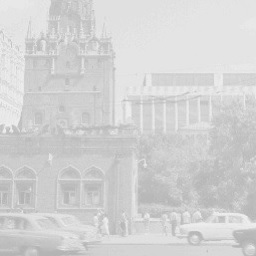
//> input picture ContrastEnhancement/test.jpg, 256 x 256 px
$ ./main   (built with g++ and OpenCV 4)
//> lines starting //> are read from the running program, lines starting //| are printed output that depends on the picture; after the words box and inside, x2 and y2 are one past the last pixel; in counts of white or black regions, pixels touching at a corner belong together
### ContrastEnhancement/contrast_enhancement.h
// Copyright 2021 Shulman Egor
#ifndef CONTRAST_ENHANCEMENT_H_
#define CONTRAST_ENHANCEMENT_H_

#include <vector>
#include <omp.h>
#include <opencv2/core/core.hpp>
#include <opencv2/highgui/highgui.hpp>
#include <opencv2/imgproc.hpp>

void printHistogram(const cv::Mat& matrix, std::string name);
cv::Mat ContrastEnhancement(const cv::Mat& matrix);
cv::Mat ContrastEnhancementOMP(const cv::Mat& matrix);
cv::Mat ContrastEnhancementTBB(const cv::Mat& matrix);
cv::Mat ContrastEnhancementSTD(const cv::Mat& matrix);

#endif // CONTRAST_ENHANCEMENT_H_

### ContrastEnhancement/contrast_enhancement.cpp
// Copyright 2021 Shulman Egor
#include "tbb/parallel_for.h"
#include "contrast_enhancement.h"
#include <thread>
#include <iostream>

void printHistogram(const cv::Mat& matrix, std::string name) {
	int bins = 255;
	int histSize[] = { bins };

	float lranges[] = { 0, 255 };
	const float* ranges[] = { lranges };

	cv::Mat hist;
	int channels[] = { 0 };

	int const hist_height = 255;
	cv::Mat3b hist_image = cv::Mat3b::zeros(hist_height, bins);

	cv::calcHist(&matrix, 1, channels, cv::Mat(), hist, 1, histSize, ranges, true, false);

	double max_val = 0;
	minMaxLoc(hist, 0, &max_val);

	for (int b = 0; b < bins; b++) {
		float const binVal = hist.at<float>(b);
		int const height = cvRound(binVal * hist_height / max_val);
		cv::line(hist_image, cv::Point(b, hist_height - height), cv::Point(b, hist_height), cv::Scalar::all(255));
	}
	cv::imshow(name, hist_image);
}

cv::Mat ContrastEnhancement(const cv::Mat& matrix) {
	cv::Mat result = matrix.clone();
	int yMax = 0;
	int yMin = 255;
	int n = matrix.rows;
	int m = matrix.cols;
	for (int i = 0; i < n; i++) {
		for (int j = 0; j < m; j++) {
			yMax = matrix.at<uchar>(i, j) > yMax ? matrix.at<uchar>(i, j) : yMax;
			yMin = matrix.at<uchar>(i, j) < yMin ? matrix.at<uchar>(i, j) : yMin;
		}
	}
	for (int i = 0; i < n; i++) {
		for (int j = 0; j < m; j++) {
			result.at<uchar>(i, j) = ((matrix.at<uchar>(i, j) - yMin) * 255) / (yMax - yMin);
		}
	}
	return result;
}

cv::Mat ContrastEnhancementOMP(const cv::Mat& matrix) {
	cv::Mat result = matrix.clone();
	int yMax = 0;
	int yMin = 255;
	int n = matrix.rows;
	int m = matrix.cols;

#pragma omp parallel
	{
		int localMax = 0;
		int localMin = 255;
#pragma omp for
		for (int i = 0; i < n; i++) {
			for (int j = 0; j < m; j++) {
				localMax = matrix.at<uchar>(i, j) > localMax ? matrix.at<uchar>(i, j) : localMax;
				localMin = matrix.at<uchar>(i, j) < localMin ? matrix.at<uchar>(i, j) : localMin;
			}
		}
#pragma omp critical
		{
			yMax = yMax > localMax ? yMax : localMax;
			yMin = yMin < localMin ? yMin : localMin;
		}
#pragma omp barrier
#pragma omp for
		for (int i = 0; i < n; i++) {
			for (int j = 0; j < m; j++) {
				result.at<uchar>(i, j) = ((matrix.at<uchar>(i, j) - yMin) * 255) / (yMax - yMin);
			}
		}
	}
	return result;
}

cv::Mat ContrastEnhancementTBB(const cv::Mat& matrix) {
	cv::Mat result = matrix.clone();
	std::vector<uchar> res(matrix.rows * matrix.cols);
	int it = 0;
	for (int i = 0; i < matrix.rows; ++i) {
		for (int j = 0; j < matrix.cols; ++j) {
			res[it++] = matrix.at<uchar>(i, j);
		}
	}
	int yMax = *std::max_element(res.begin(), res.end());
	int yMin = *std::min_element(res.begin(), res.end());
	tbb::parallel_for(0, static_cast<int>(res.size()), [&](const int i) {
		res[i] = ((res[i] - yMin) * 255) / (yMax - yMin);
	});
	it = 0;
	for (int i = 0; i < matrix.rows; ++i) {
		for (int j = 0; j < matrix.cols; ++j) {
			result.at<uchar>(i, j) = res[it++];
		}
	}
	return result;
}

// [43 lines left out: function ContrastEnhancementSTD, not called in this run]

### ContrastEnhancement/main.cpp
// Copyright 2021 Shulman Egor
#include <stdio.h>
#include "contrast_enhancement.h"
#include <iostream>

int main()
{
	cv::Mat resultSeq, resultOmp, resultTbb, resultStd;

	cv::Mat pic = cv::imread("test.jpg", 0);
//> pic is the input picture: 256 rows x 256 cols, CV_8UC1; min 175, max 243, mean 210.7
	cv::imshow("锐躅漤铄", pic);
	printHistogram(pic, "Histogram");
//> in printHistogram, `cv::calcHist(&matrix, 1, channels, cv::Mat(), hist, 1, histSize, range..`: hist = 255 values, max 6884 at index 228, min 0 at index 0, mean 257
//> in printHistogram, `minMaxLoc(hist, 0, &max_val);`: max_val = 6884
//> after the loop in printHistogram, `for (int b = 0; b < bins; b++)`:
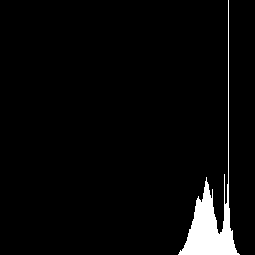
//> hist_image: 255 rows x 255 cols, CV_8UC3; 3.7% white; 1 white region, box (x1, y1, x2, y2) and area: (178, 0, 240, 255) 2424

	resultSeq = ContrastEnhancement(pic);
//> the loop in ContrastEnhancement, `for (int i = 0; i < n; i++)` made 256 passes
//> (yMax, yMin) on passes 1 to 3: (235, 193), (235, 188), (235, 188)
//> after the loop in ContrastEnhancement, `for (int i = 0; i < n; i++)`: yMax = 243; yMin = 175
//> after the loop in ContrastEnhancement, `for (int i = 0; i < n; i++)`:
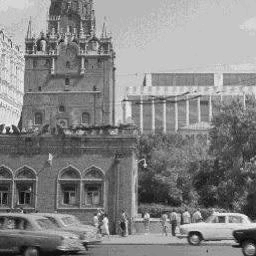
//> result: 256 rows x 256 cols, CV_8UC1; min 0, max 255, mean 133.5
	cv::imshow("SEQ", resultSeq);
	printHistogram(resultSeq, "HistogramSeq");
//> call 2 of printHistogram, with name = "HistogramSeq"
//> in printHistogram (call 2), `cv::calcHist(&matrix, 1, channels, cv::Mat(), hist, 1, histSize, range..`: hist = 255 values, max 6884 at index 198, min 0 at index 1, mean 257
//> the loop in printHistogram (call 2), `for (int b = 0; b < bins; b++)` made 255 passes
//> (binVal, height) on passes 1 to 3: (3, 0), (0, 0), (0, 0)
//> after the loop in printHistogram (call 2), `for (int b = 0; b < bins; b++)`:
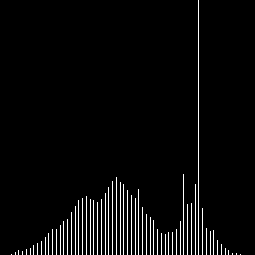
//> hist_image: 255 rows x 255 cols, CV_8UC3; 3.7% white in thin lines or dots

	resultOmp = ContrastEnhancementOMP(pic);
//> the loop in ContrastEnhancementOMP, `for (int i = 0; i < n; i++)` made 256 passes
//> after the loop in ContrastEnhancementOMP, `for (int i = 0; i < n; i++)`: localMax = 243; localMin = 175
//> in ContrastEnhancementOMP, `yMax = yMax > localMax ? yMax : localMax;`: yMax = 243
//> in ContrastEnhancementOMP, `yMin = yMin < localMin ? yMin : localMin;`: yMin = 175
	cv::imshow("OMP", resultOmp);
	printHistogram(resultOmp, "HistogramOmp");

	resultTbb = ContrastEnhancementTBB(pic);
//> the loop in ContrastEnhancementTBB, `for (int i = 0; i < matrix.rows; ++i)` made 256 passes
//> it on passes 1 to 3: 256, 512, 768
//> after the loop in ContrastEnhancementTBB, `for (int i = 0; i < matrix.rows; ++i)`: res = 65536 items; it = 65536
//> in ContrastEnhancementTBB, `int yMax = *std::max_element(res.begin(), res.end());`: yMax = 243
//> in ContrastEnhancementTBB, `int yMin = *std::min_element(res.begin(), res.end());`: yMin = 175
//> (the run ends here: the program needs code that is not available in this run, at `tbb::parallel_for(0, static_cast<int>(res.size()), [&](const int i)`)

$ run again, with ContrastEnhancement/omp.jpg copied over ContrastEnhancement/test.jpg
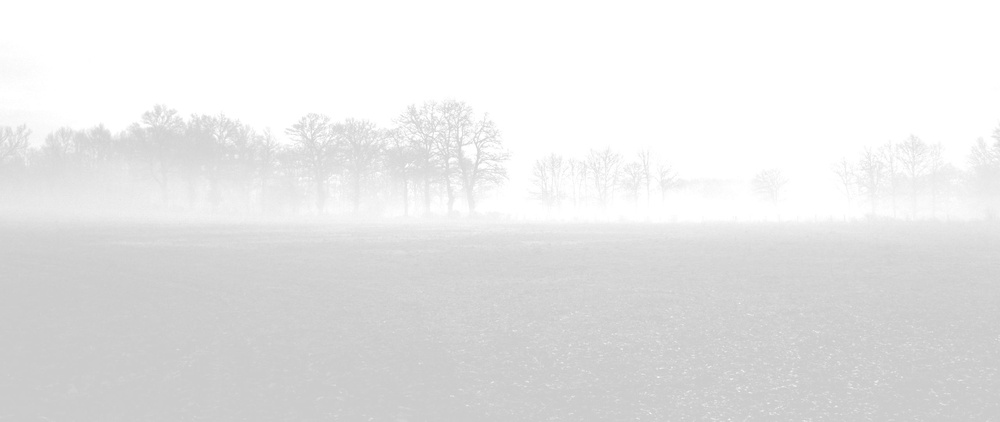
//> input picture ContrastEnhancement/omp.jpg, 1000 x 422 px, shrunk from 2560 x 1080 before the run
//> pic is the input picture: 422 rows x 1000 cols, CV_8UC1; min 198, max 255, mean 230.7
//> hist = 255 values, max 27287 at index 205, min 0 at index 0, mean 1091.8
//> max_val = 27287
//> the loop in ContrastEnhancement, `for (int i = 0; i < n; i++)` made 422 passes
//> yMin on passes 1 to 3: 255, 255, 255
//> after the loop in ContrastEnhancement, `for (int i = 0; i < n; i++)`: yMax = 255; yMin = 198
//> after the loop in ContrastEnhancement, `for (int i = 0; i < n; i++)`:
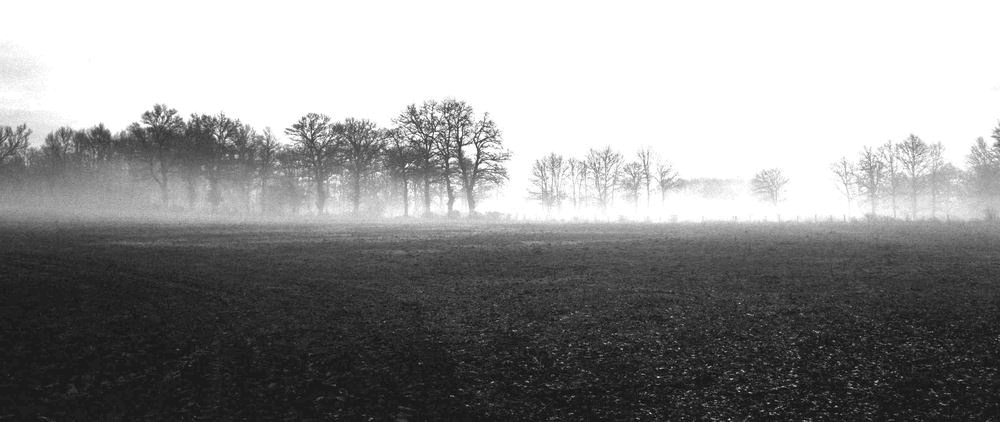
//> result: 422 rows x 1000 cols, CV_8UC1; min 0, max 255, mean 145.9
//> hist = 255 values, max 27287 at index 31, min 0 at index 1, mean 1091.8
//> the loop in printHistogram (call 2), `for (int b = 0; b < bins; b++)` made 255 passes
//> (binVal, height) on passes 1 to 3: (1, 0), (0, 0), (0, 0)
//> after the loop in printHistogram (call 2), `for (int b = 0; b < bins; b++)`:
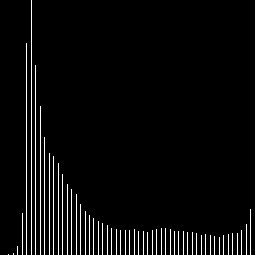
//> hist_image: 255 rows x 255 cols, CV_8UC3; 4% white in thin lines or dots
//> the loop in ContrastEnhancementOMP, `for (int i = 0; i < n; i++)` made 422 passes
//> after the loop in ContrastEnhancementOMP, `for (int i = 0; i < n; i++)`: localMax = 255; localMin = 198
//> in ContrastEnhancementOMP, `yMax = yMax > localMax ? yMax : localMax;`: yMax = 255
//> in ContrastEnhancementOMP, `yMin = yMin < localMin ? yMin : localMin;`: yMin = 198
//> the loop in ContrastEnhancementTBB, `for (int i = 0; i < matrix.rows; ++i)` made 422 passes
//> it on passes 1 to 3: 1000, 2000, 3000
//> after the loop in ContrastEnhancementTBB, `for (int i = 0; i < matrix.rows; ++i)`: res = 422000 items; it = 422000
//> in ContrastEnhancementTBB, `int yMax = *std::max_element(res.begin(), res.end());`: yMax = 255
//> in ContrastEnhancementTBB, `int yMin = *std::min_element(res.begin(), res.end());`: yMin = 198
